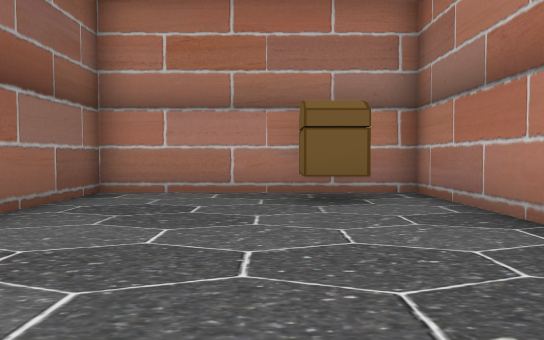
View 1 (above)

24 first-person views from a walk through a scene from a Unity 3-D project. The camera is 1.3 m above the floor, tilts 2° down and sees 70° across. The floor is counted in squares, 2 m on a side. Each view is taken from the middle of a square. On the plan, view 1 faces up. The plan holds only what a view shows up to about 11 squares ahead; the rest is blank. The place goes on beyond the plan. The player is left out. Door leaves are left out, so doorways stand open. Some surface patterns are stand-ins.

View 2
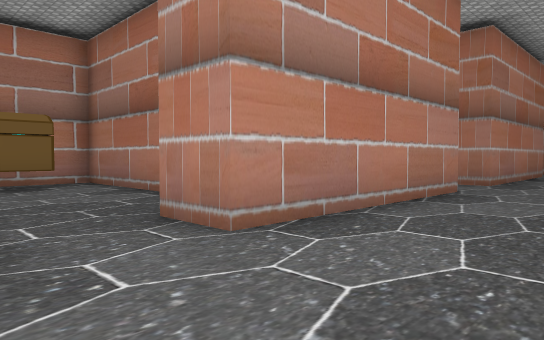

View 3
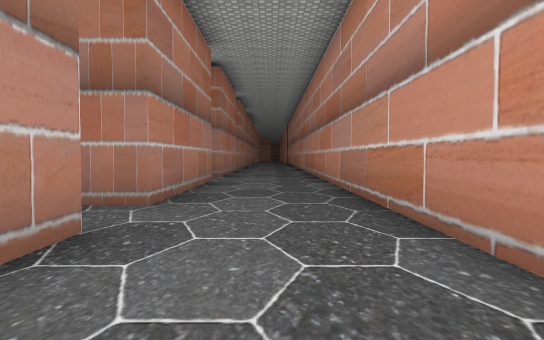

View 4
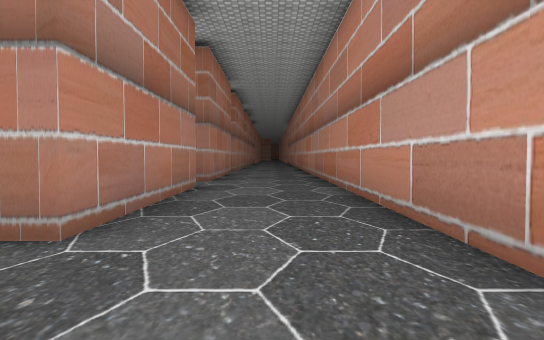

View 5
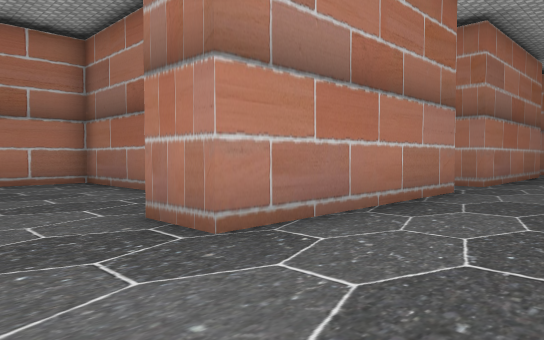

View 6
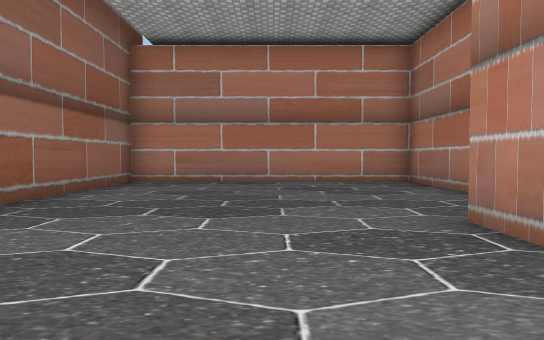

View 7
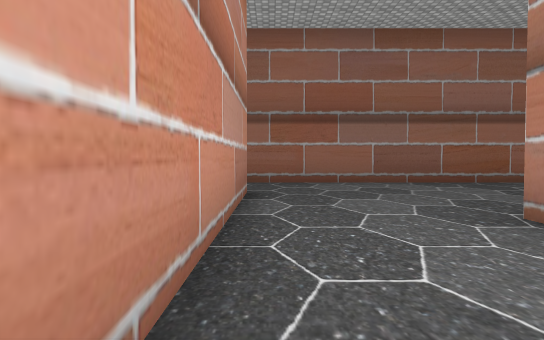

View 8
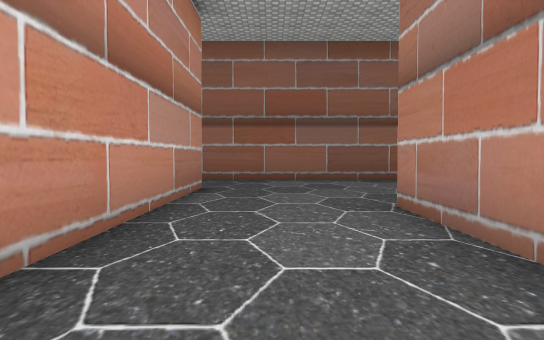

View 9
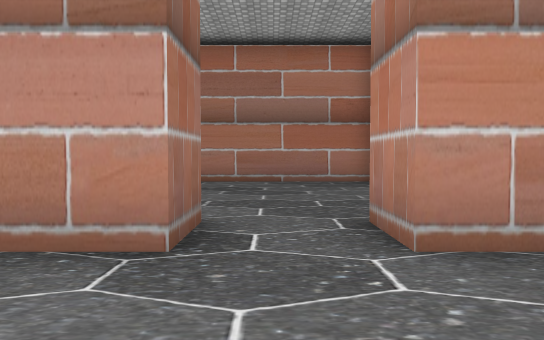

View 10
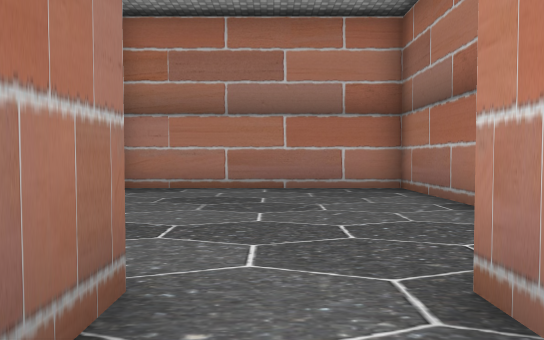

View 11
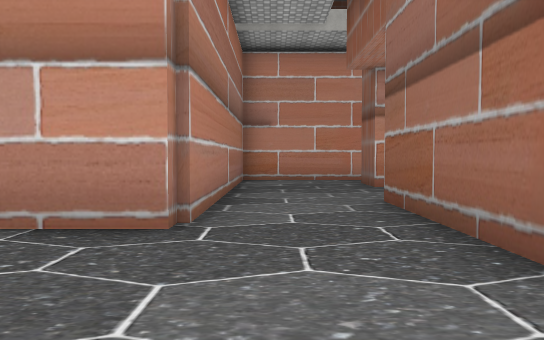

View 12
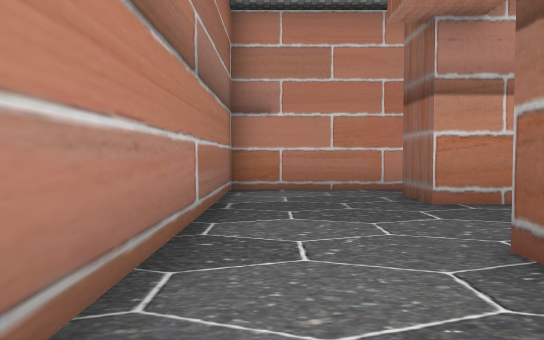

View 13
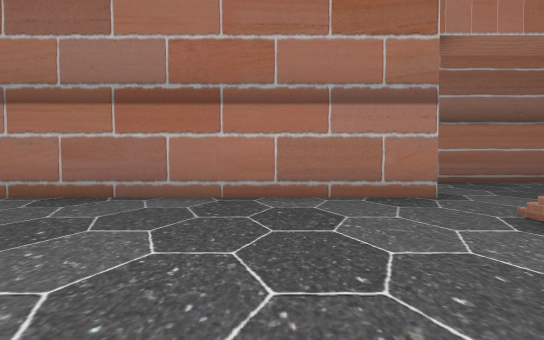

View 14
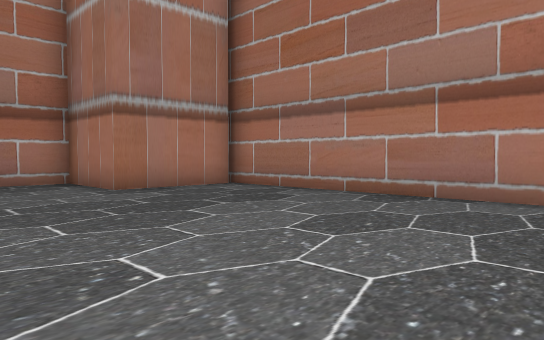

View 15
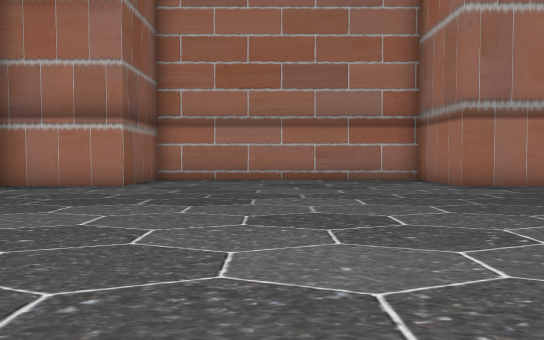

View 16
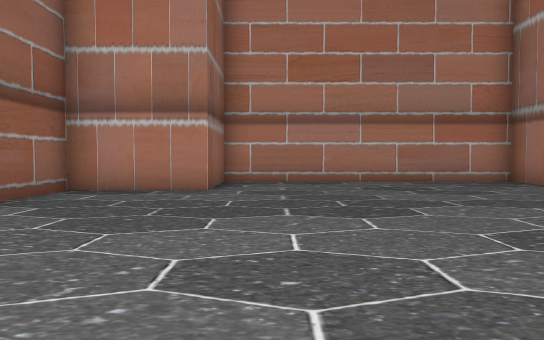

View 17
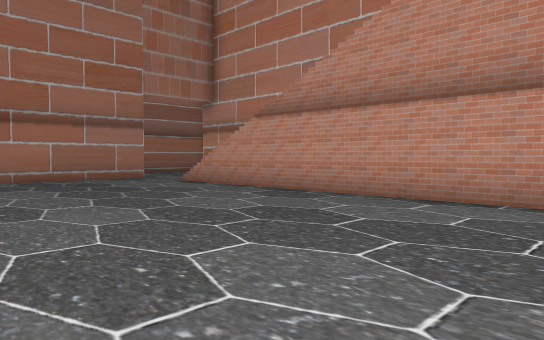

View 18
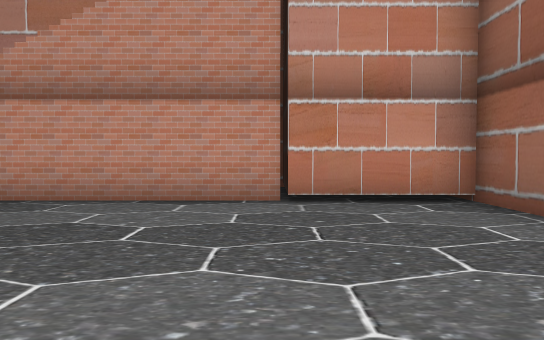

View 19
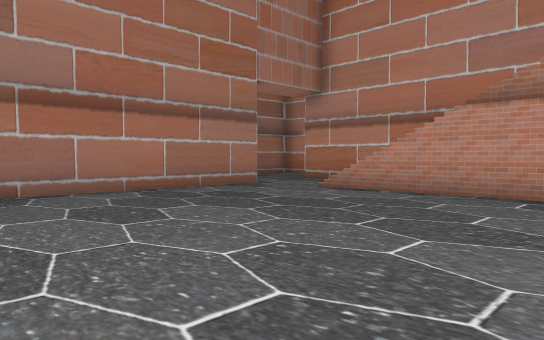

View 20
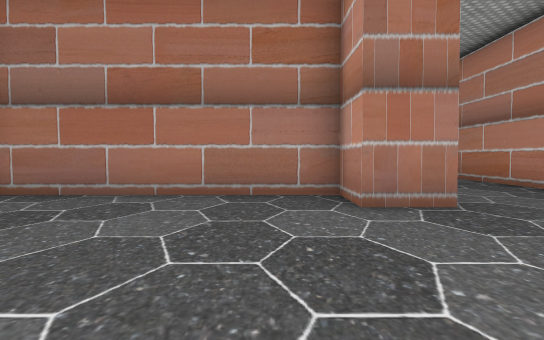

View 21
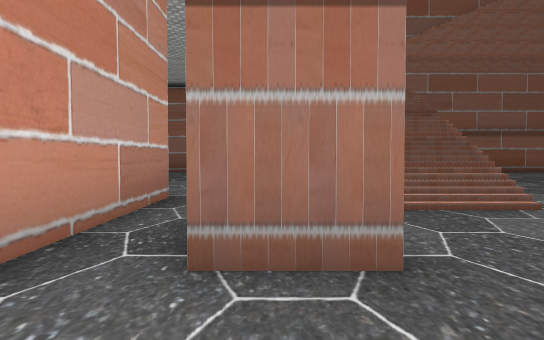

View 22
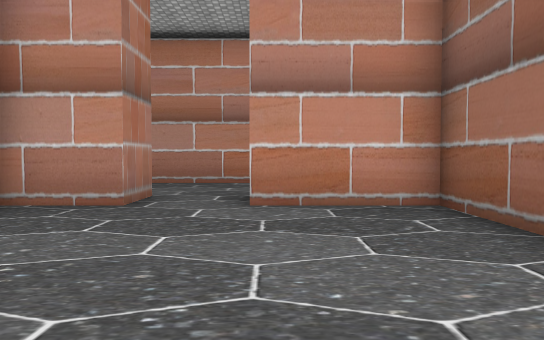

View 23
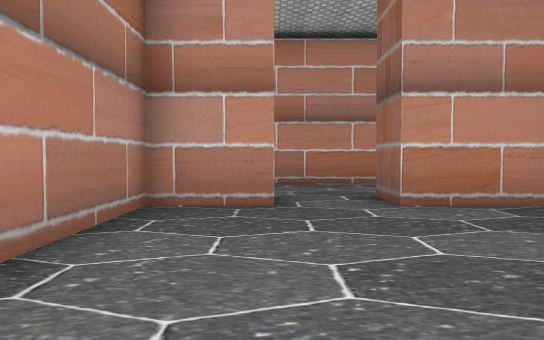

View 24
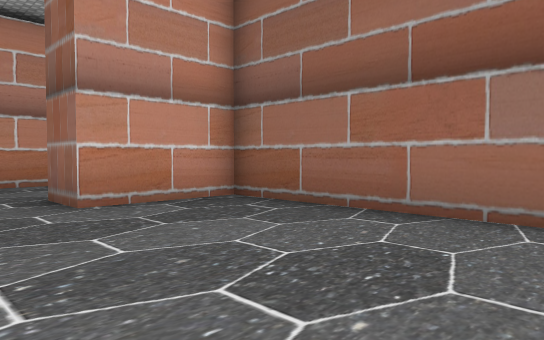

### Floor plan
Points are (right, up) in squares from view 1. A wall is a line through its corners. A room is listed if a view was taken in it or the views show most of it. See-through windows are left out.
Room 1 (views 1, 2, 3, 4, 5, 6, 7, 8, 9, 10, 11, 12, 20)
walls: (-7.7, 0.9) (-7.7, -0.4) (-13, -0.4) (-13, 0.9) (-11.5, 0.9) (-11.5, 7) (-18.6, 7) (-18.6, -3.6); (-0.6, -0.4) (-6, -0.4) (-6, 0.9); (-16.2, -3.5) (6.9, -3.5); (6.5, -0.4) (1.1, -0.4) (1.1, 0.9)
ways out: opening at (-17.5, -4.5) to room 3; opening at (-7, 0.5) to room 4; opening at (0.5, 0.5); opening at (7.5, 0.5)
Room 2 (views 13, 14, 15, 16, 17, 18, 19)
walls: (-32.5, -5.7) (-22.5, -5.7); (-20, 4.5) (-22.9, 4.5) (-22.9, 7) (-30.2, 7) (-30.2, 4.5) (-32.5, 4.5); (-19.9, -4.6) (-19.9, 4.8)
ways out: opening at (-21.5, -5.5) to room 3
Room 3 (view 21)
walls: (-19.9, -5.8) (-19.9, -4.6); (-18.6, -3.6) (-18.6, -5.8); (-23, -8.3) (-19.2, -8.3) (-19.2, -9.5); (-23, -5.6) (-23, -7); (-23.2, -5.6) (-23.2, -6.9); (-23.4, -5.6) (-23.4, -6.9); (-23.2, -10.6) (-16.2, -10.6) (-16.2, -3.5)
low walls: (-23.6, -6.2) (-23.6, -6.9)
ways out: opening at (-17.5, -4.5) to room 1; opening at (-21.5, -5.5) to room 2
Room 4 (views 22, 23, 24)
walls: (-6, 0.9) (-4.3, 0.9) (-4.3, 7) (-10.1, 7); (-10.2, 5.4) (-10.2, 0.9) (-7.7, 0.9)
ways out: opening at (-7, 0.5) to room 1

Positions as (right, up) in squares from view 1, and headings:
1: (0, 0), facing up
2: (-1, -3), facing up-right
3: (-4, -2), facing right
4: (-9, -2), facing right
5: (-15, -3), facing up-right
6: (-15, -3), facing up
7: (-9, -3), facing left
8: (-8, -2), facing left
9: (-7, -3), facing up
10: (-7, -1), facing up
11: (-17, 0), facing down
12: (-17, -3), facing down
13: (-26, -3), facing right
14: (-26, -3), facing up-right
15: (-27, -4), facing up
16: (-29, -3), facing up
17: (-31, 0), facing down-right
18: (-30, 0), facing down
19: (-27, 1), facing down-right
20: (-18, 2), facing right
21: (-17, -9), facing left
22: (-8, 6), facing down
23: (-6, 6), facing down
24: (-6, 6), facing down-left
